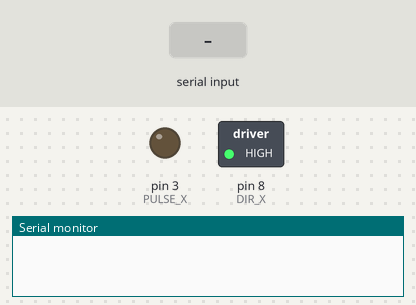
A sketch run on a simulated Arduino Uno, built with avr-gcc and run on an emulated ATmega328P. Shown: switched loads named in the sketch (green lamp = pin HIGH), output pins drawn as LEDs (lit = HIGH), the last lines printed to the serial monitor. The test bench sets the inputs (shaded band).

Above: at 3.2 s.
3.3 s: "90,45\n" received over Serial
At 4.4 s:
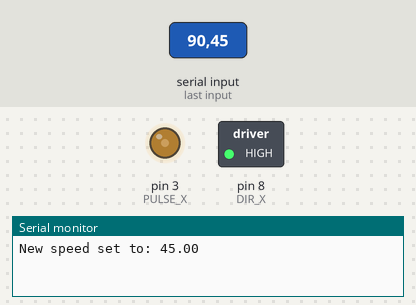
4.9 s: "30,150\n" received over Serial
At 6.1 s:
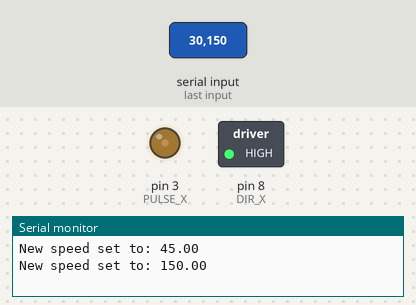
Timing chart, 0 to 7.9 s (numbered marks = the images above; inputs shaded):
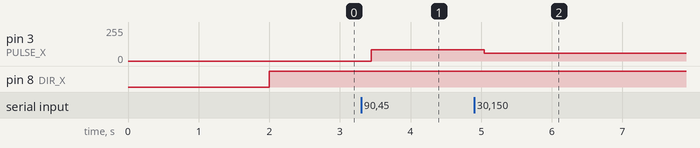

Measured:
- after the input at 3.3 s, pin 3 (PULSE_X): 0/255 → 86/255 after 0.14 s
- after the input at 4.9 s, pin 3 (PULSE_X): 86/255 → 57/255 after 0.14 s

The sketch:

Reciever_4.0.ino
```cpp
#define PULSE_X 3
#define DIR_X 8

#define DLY 2500 //1RPS // 60RPM
#define NUMPULSES 200

#define DIR1 0 // 1 = cw / 0 = ccw
float x;
float speed = 0;

void setup() {
  Serial.begin(115200); //High Speed Baud rate for fast communication
  Serial.setTimeout(1);

  //Pin Setup
  pinMode(PULSE_X,OUTPUT);
  pinMode(DIR_X,OUTPUT);
  digitalWrite(PULSE_X, 0);
  digitalWrite(DIR_X, DIR1);


  // 2 second delay to ensure no ill startup movement from motors
  delay(2000);
}

void loop() {
  static uint32_t last_conversion_time = micros();
  if (micros() - last_conversion_time >= 1000)
  {
        last_conversion_time += 100;
        float rps = changeDir(speed);
        float dly = rps_to_dly(rps);
        if (dly != -999999)
        {
          step(dly);
        }
  }

  // Check for serial input every 100ms (or any desired interval)
  static uint32_t last_serial_check_time = micros();
  if (micros() - last_serial_check_time >= 100000)
  {
    last_serial_check_time += 100000;
    // Read serial input if available
    if (Serial.available() > 0)
    {
      float newSpeed = Serial.parseFloat(); // Parse integer from serial input
      if (Serial.read() == '\n')
      {
        // Ensure it reads until newline character
        speed = newSpeed; // Update the speed variable
        Serial.print("New speed set to: ");
        Serial.println(speed);
      }
    }
  }
}

float changeDir(float x){
  if (x >= 0)
  {
    digitalWrite(DIR_X, 1);
  }
  else
  {
    x = -x;
    digitalWrite(DIR_X, 0);
  }
  return x;
}

float rps_to_dly(float speed)
{
  float dly = 0;
  if (speed == 0)
  {
    dly = -999999;
  }
  else
  {
     dly = DLY/speed;
  }
  return dly;
}

void step(float dly){
  int i;
  for (i = 0; i<1; i++) {
    // set to high
    digitalWrite(PULSE_X, 1);
    // wait 5 microseconds
    delayMicroseconds(dly);
    // set to low
    digitalWrite(PULSE_X, 0);
    // wait 5 us
    delayMicroseconds(dly);
  }
  digitalWrite(PULSE_X, 0);
}
```
